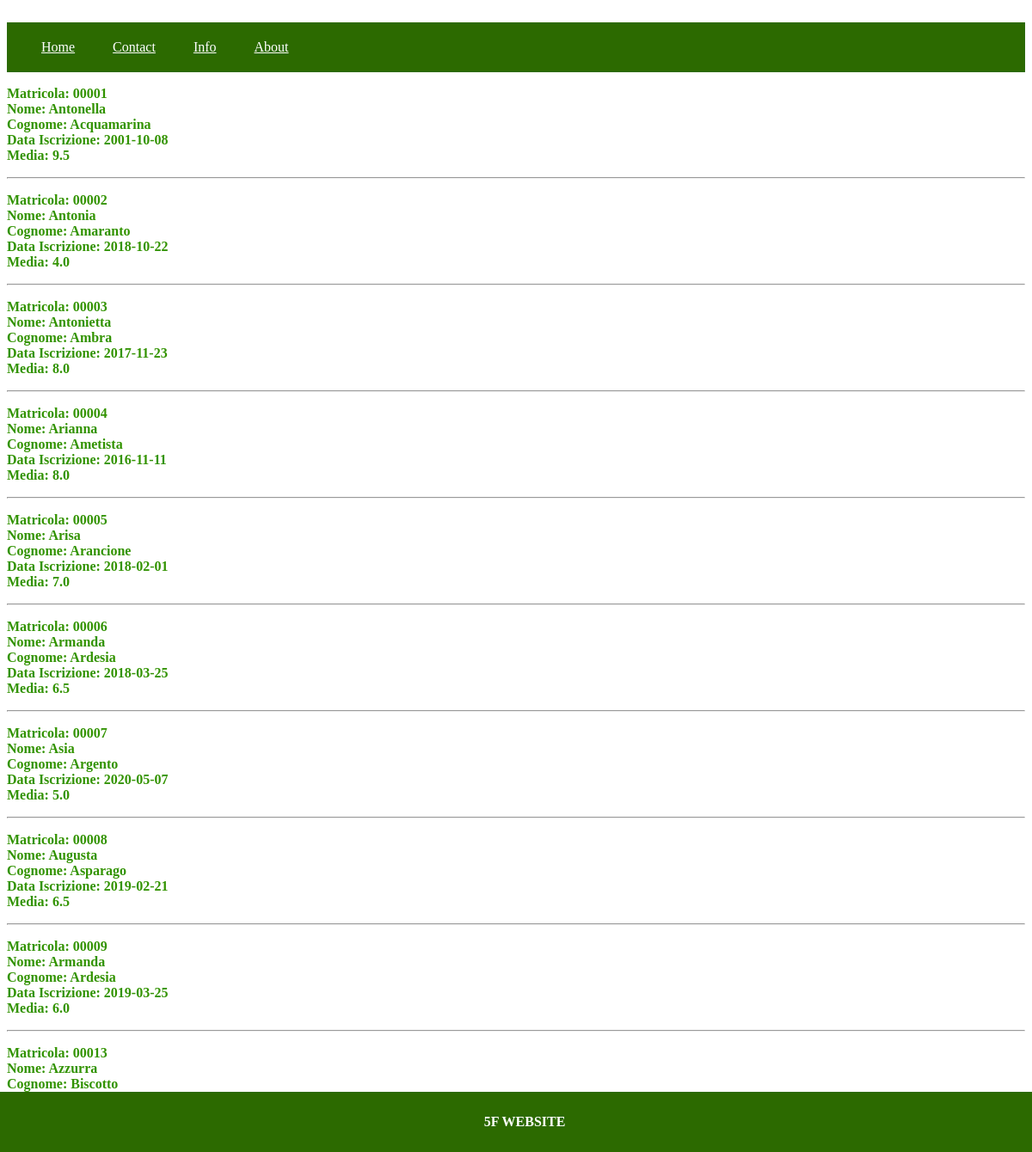
Screenshot of /PHP/views/home.php with the database file from the repository.
### tables this page shows
CREATE TABLE studenti (
  matricola_studente VARCHAR(5) primary key,
  nome VARCHAR(50) not null,
  cognome VARCHAR(50) not null,
  data_iscrizione date not null,  
  media decimal(3,1) check(media>=1 and media<=10)
);

### PHP/views/functions.php (called while the page is built)
<?php
function isActive($page)
{
    return ($_SERVER['PHP_SELF'] === $page ) ? 'active' : '';
}

### PHP/views/home.php (the view, shortened to what this page needs)
<?php
$content = 'data from DB - this is home page';
$db = new PDO('mysql:host=localhost;dbname=dbitis', 'root', '', [PDO::ATTR_ERRMODE=>PDO::ERRMODE_EXCEPTION, PDO::ATTR_DEFAULT_FETCH_MODE=>PDO::FETCH_OBJ]);
require_once 'functions.php';
$query = 'select * from studenti';
try
{
    $stm = $db->prepare($query);
    $stm->execute();
    while($student = $stm->fetch())
    {
        echo '<p>';
        echo 'Matricola: '.$student->matricola_studente."<br>";
        echo 'Nome: '.$student->nome."<br>";
        echo 'Cognome: '.$student->cognome."<br>";
        echo 'Data Iscrizione: '.$student->data_iscrizione."<br>";
        echo 'Media: '.$student->media."<br> <hr>";
        echo '</p>';
    }
    $content = ob_get_contents();
}
catch (Exception $eccezione)
{
    logError($eccezione);
}
require 'header.php';
?>
    <div>
        <?=$content?>
    </div>
<?php
require 'footer.php';
?>

### PHP/views/header.php (shortened to what this page needs)
<?php
require_once 'functions.php'
?>
<!doctype html>
<html lang="en">
<head>
    <link rel="stylesheet" href="style.css">
</head>
<body>
<div class="topnav">
    <a href="home.php" class=<?=isActive('/uda_5f/views/home.php')?>>Home</a>
    <a href="contact.php" class=<?=isActive('/uda_5f/views/contact.php')?>> Contact</a>
    <a href="info.php" class=<?=isActive('/uda_5f/views/info.php')?>> Info</a>
    <a href="about.php" class=<?=isActive('/uda_5f/views/about.php')?>> About</a>
</div>

### PHP/views/footer.php
<div class="footer">
    <p> 5F WEBSITE</p>
</div>

### PHP/views/style.css (style rules this page uses)
.topnav { background-color: #2c6a00; padding: 20px; }
.topnav a { color: white; margin: 10px; padding: 10px; }
p { color: #329300; font-weight: bolder; }
.footer { position: fixed; left:0; bottom: 0; width: 100%; padding: 10px; color: white; background-color: #2c6a00; text-align: center; }
.footer p { color: white; }

### rows the page displays
studenti: matricola_studente "00001", nome "Antonella", cognome "Acquamarina", data_iscrizione "2001-10-08", media "9.5"
studenti: matricola_studente "00002", nome "Antonia", cognome "Amaranto", data_iscrizione "2018-10-22", media "4.0"
studenti: matricola_studente "00003", nome "Antonietta", cognome "Ambra", data_iscrizione "2017-11-23", media "8.0"
studenti: matricola_studente "00004", nome "Arianna", cognome "Ametista", data_iscrizione "2016-11-11", media "8.0"
studenti: matricola_studente "00005", nome "Arisa", cognome "Arancione", data_iscrizione "2018-02-01", media "7.0"
studenti: matricola_studente "00006", nome "Armanda", cognome "Ardesia", data_iscrizione "2018-03-25", media "6.5"
studenti: matricola_studente "00007", nome "Asia", cognome "Argento", data_iscrizione "2020-05-07", media "5.0"
studenti: matricola_studente "00008", nome "Augusta", cognome "Asparago", data_iscrizione "2019-02-21", media "6.5"
studenti: matricola_studente "00009", nome "Armanda", cognome "Ardesia", data_iscrizione "2019-03-25", media "6.0"
studenti: matricola_studente "00013", nome "Azzurra", cognome "Biscotto"
